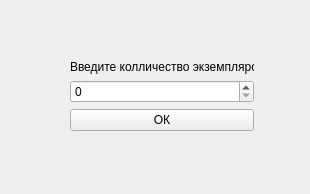
<?xml version="1.0" encoding="UTF-8"?>
<ui version="4.0">
 <class>AddInstancesWindow</class>
 <widget class="QWidget" name="AddInstancesWindow">
  <property name="geometry">
   <rect>
    <x>0</x>
    <y>0</y>
    <width>310</width>
    <height>194</height>
   </rect>
  </property>
  <property name="windowTitle">
   <string>Form</string>
  </property>
  <widget class="QWidget" name="">
   <property name="geometry">
    <rect>
     <x>70</x>
     <y>60</y>
     <width>184</width>
     <height>71</height>
    </rect>
   </property>
   <layout class="QVBoxLayout" name="verticalLayout">
    <item>
     <widget class="QLabel" name="label">
      <property name="text">
       <string>Введите колличество экземпляров:</string>
      </property>
     </widget>
    </item>
    <item>
     <widget class="QSpinBox" name="spinBox"/>
    </item>
    <item>
     <widget class="QPushButton" name="pushButton">
      <property name="text">
       <string>ОК</string>
      </property>
     </widget>
    </item>
   </layout>
  </widget>
 </widget>
 <resources/>
 <connections/>
</ui>
